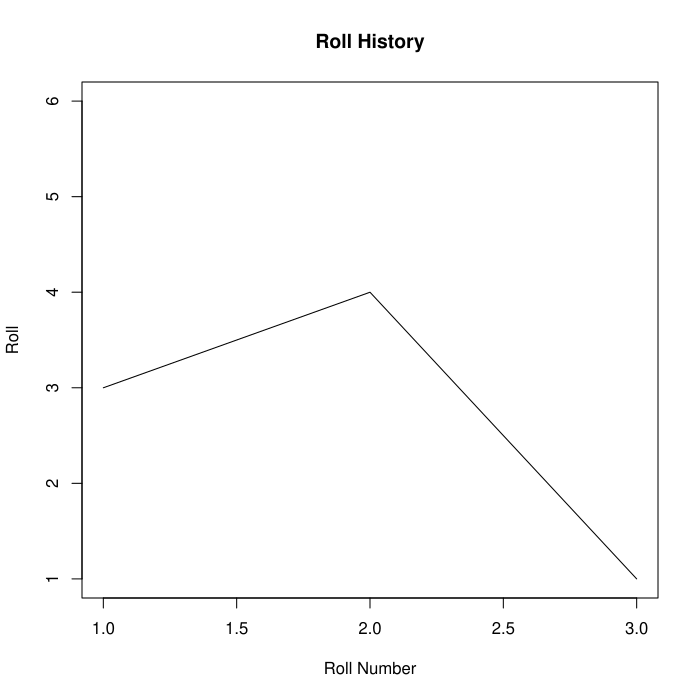

R code for this plot:
# Die Example
# Create S3 object that simulates rolling
# a single die until a 1 is obtained.

# Constructor
Die <- function( ) {
   this <- list(history=integer(0));
   class(this) <- "Die"
   return(this)
}

# Generic reset method
reset <- function(theObject) {
   UseMethod("reset", theObject)
}

# Default reset method
reset.default <- function(theObject) {
   warning("Default reset method called unrecognized object")
   return(theObject)
}

# Die reset method
reset.Die <- function(theObject) {
   theObject$history <- integer(0)
   return(theObject)
}

# Generic simulation method
simulation <- function(theObject) {
   UseMethod("simulation", theObject)
}

# Default simulation method
simulation.default <- function(theObject) {
   warning("Default simulation method called unrecognized object")
   return(theObject)
}

# Die simulation method
simulation.Die <- function(theObject) {
   theObject <- reset(theObject)
   repeat {
      roll <- as.integer(runif(1, 1, 6.999999999))
      theObject$history <- c(theObject$history, roll)
      if (roll == 1) {
         break
      }
   }
   return(theObject)
}

# Die print method
print.Die <- function(theObject) {
   cat("History: ", theObject$history, "\n")
}

# Die plot method
plot.Die <- function(theObject) {
   this <- theObject
   n <- length(this$history)
   plot(1:n, this$history, main="Roll History",
      xlab="Roll Number", ylab="Roll", ylim=c(1,6),
      type="l")
}

# Create Die object
d <- Die( )

# Repeat these three statements to obtain simulations.
d <- simulation(d)
print(d)
plot(d)
